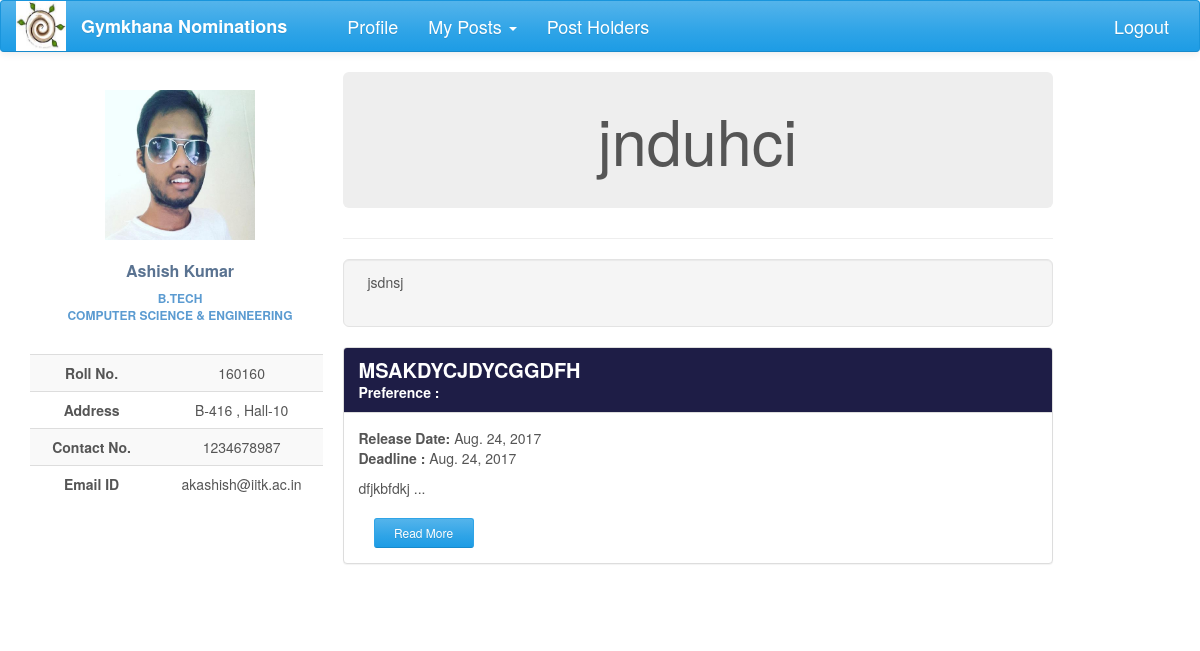
Page /nominations/group_nomi_detail/15/ (signed in) on the earlier database version.
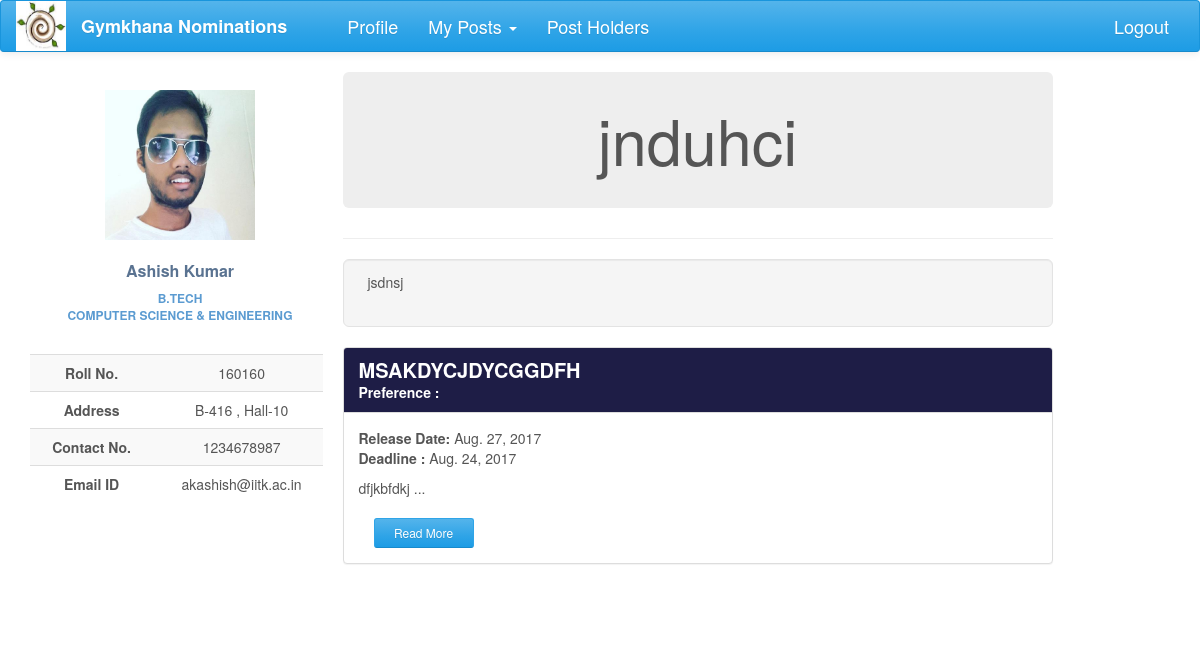
Same page on the later database version.
### nomi/models.py (models this page shows, shortened)
class Nomination(models.Model):
    name = models.CharField(max_length=200)
    description = models.TextField(max_length=20000, null=True, blank=True)
    brief_desc = models.TextField(max_length=300, null=True, blank=True)
    nomi_post = models.ForeignKey(Post, null=True)
    nomi_form = models.OneToOneField('forms.Questionnaire', null=True, blank=True)
    nomi_session = models.IntegerField(null=True)
    status = models.CharField(max_length=50, choices=STATUS, default='Nomination created')
    result_approvals = models.ManyToManyField(Post, related_name='result_approvals', symmetrical=False, blank=True)
    nomi_approvals = models.ManyToManyField(Post, related_name='nomi_approvals', symmetrical=False, blank=True)
    group_status = models.CharField(max_length=50, choices=GROUP_STATUS, default='normal')
    tags = models.ManyToManyField(Club, related_name='club_nomi', symmetrical=False, blank=True)
    opening_date = models.DateField(null=True, blank=True)
    re_opening_date = models.DateField(null=True, blank=True, editable=True)
    deadline = models.DateField(null=True, blank=True, editable=True)
    interview_panel = models.ManyToManyField(User, related_name='panel', symmetrical=False, blank=True)

### nomi/views.py (the view)
# urls.py: url(r'^group_nomi_detail/(?P<pk>\d+)/$', views.group_nomi_detail, name='group_nomi_detail'),
@login_required
def group_nomi_detail(request, pk):
    group_nomi = GroupNomination.objects.get(pk=pk)
    admin = 0
    for post in request.user.posts.all():
        if post in group_nomi.approvals.all():
            admin = post
    form_confirm = ConfirmApplication(request.POST or None)
    if form_confirm.is_valid():
        for nomi in group_nomi.nominations.all():
            nomi.open_to_users()
        group_nomi.status = 'out'
        group_nomi.save()
    return render(request, 'group_detail.html', {'group_nomi': group_nomi, 'admin': admin,
                                                 'form_confirm': form_confirm})

### nomi/global_contexts.py (called while the page is built)
def context(request):
    if request.user.is_authenticated:
        try:
            my_profile = UserProfile.objects.get(user=request.user)
            my_posts = Post.objects.filter(post_holders=request.user)
            interviews = Nomination.objects.filter(interview_panel=request.user)
            length = len(my_posts)
            senate = False
            for post in my_posts:
                if post.perms == 'can ratify the post':
                    senate = True
            return {'my_posts': my_posts, 'my_profile': my_profile, 'senate': senate, 'length': length,
                    'interviews': interviews}
        except ObjectDoesNotExist:
            return {'my_posts': 0, 'my_profile': 0}
    else:
        return {'my_posts': 0, 'my_profile': 0}

### nomi/models.py (called while the page is built)
    def image_url(self):
        if self.user_img and hasattr(self.user_img, 'url'):
            return self.user_img.url
        else:
            return '/static/nomi/img/banner.png'

### nomi/templates/group_detail.html (shortened to what this page needs)
{% extends 'base2.html' %}
{% load staticfiles %}
{% load bootstrap %}
{% block content %}
<div class="profile-content">
    <div class="jumbotron">
        <div class="jumbotron-title">
            <h1 style="text-align: center">{{group_nomi.name}}</h1>
        </div>
    </div>
    <hr>
    <div class="well well-lg">
        <p style="text-align: justify" class="text-center" >
            {% autoescape off %}
            {{group_nomi.description|linebreaks}}
            {% endautoescape %}
        </p>
    </div>
     <div>
         {% for nomi in group_nomi.nominations.all %}
             <div class="panel panel-success">
                <div class="panel-heading" style="background-color: #1e1d46">
                    <h3 class="panel-title" style="font-weight: bolder; font-size: 20px">{{ nomi.name.upper }}</h3>
                    <span style="font-weight: bolder">Preference : </span>
                </div>
                <div class="panel-body">
                    <div><span style="font-weight: bold">Release Date: </span> {{nomi.opening_date}}</div>
                    <p><span style="font-weight: bolder"> Deadline :  </span>{{nomi.deadline}}</p>
                    <p>{{nomi.brief_desc}} ...</p>
                    <div class="col-lg-2">
                        <a href="{% url 'nomi_detail' nomi_pk=nomi.pk %}"
                           class="btn btn-sm read-more-button btn-primary">Read More</a>
                    </div>
                </div>
            </div>
         {% endfor %}
     </div>
</div>
{% endblock %}

Differences in the rows shown:
changed Nomination "MSAKDYCJDYCGGDFH": opening_date "Aug. 24, 2017" → "Aug. 27, 2017"
